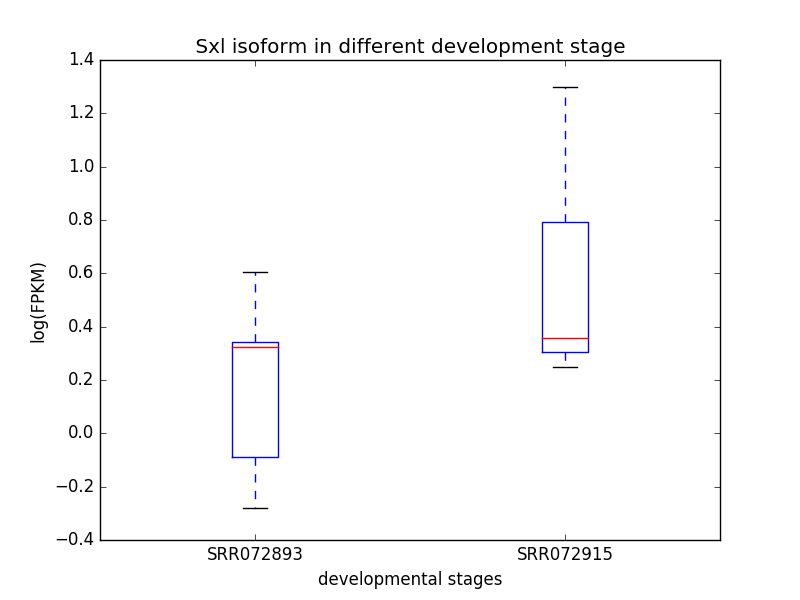

Write Python code to recreate this figure.
#!/usr/bin/env python
import sys
import pandas as pd
import matplotlib.pyplot as plt
import numpy as np




df_ctab = pd.read_csv(sys.argv[1], sep="\t")
df2_ctab = pd.read_csv(sys.argv[2], sep="\t")






#read ctab

df_roi = df_ctab["FPKM"] > 0
df_ctab2 = df_ctab[df_roi]
df_roi2 = df_ctab2["gene_name"] == "Sxl"
df_sxl = df_ctab2[df_roi2]
x1 = np.log10(df_sxl["FPKM"])





df2_roi = df_ctab["FPKM"] > 0
df2_ctab2 = df2_ctab[df2_roi]
df2_roi2 = df2_ctab2["gene_name"] == "Sxl"
df2_sxl = df2_ctab2[df2_roi2]
x2 = np.log10(df2_sxl["FPKM"])





plt.figure()
plt.boxplot([x1, x2], labels=["SRR072893", "SRR072915"])
plt.xlabel("developmental stages")
plt.ylabel("log(FPKM)")
#plt.semilogy(df_sxl, df2_sxl)
plt.title(" Sxl isoform in different development stage ")
plt.savefig("day4-lunch-01.png")
plt.close()




#semilogy(*args, **kwargs)





#plt.figure()
#plt.





